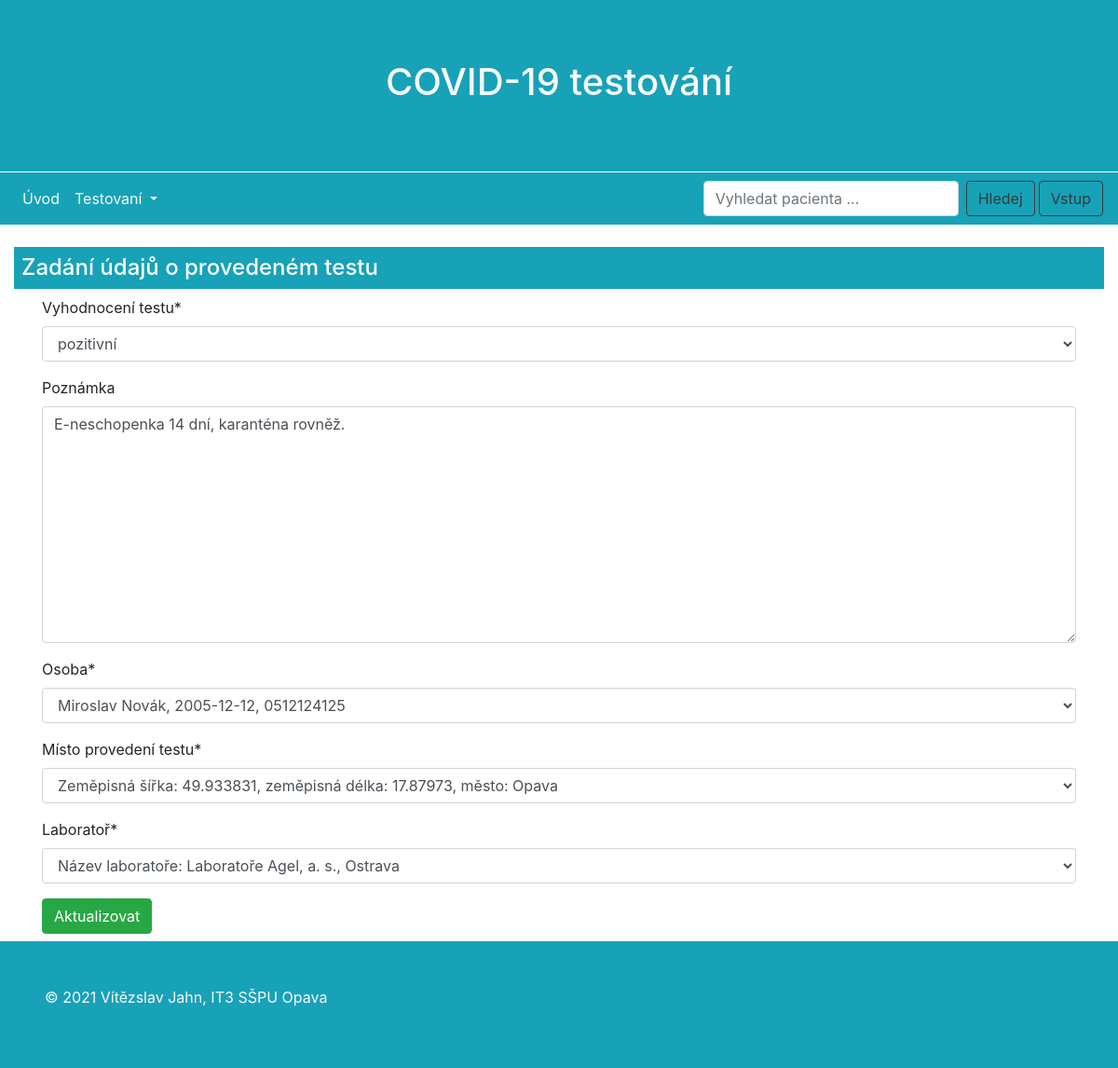
Page /covid/test/18/update/ on the committed database.
### covidtest/models.py (models this page shows, shortened)
class Test(models.Model):
    navsteva = models.DateTimeField(auto_now_add=True, verbose_name="Čas návštěvy") # Zajistí aktuální časové razítko
    HODNOTY = (
        ("pozitivní", "pozitivní"),
        ("negativní", "negativní")
    )
    vyhodnoceni = models.CharField(max_length=9, choices=HODNOTY, verbose_name="Vyhodnocení testu")
    poznamka = models.TextField(blank=True, null=True, verbose_name="Poznámka")
    osoba = models.ForeignKey(Osoba, on_delete=models.CASCADE, verbose_name="Osoba")
    misto = models.ForeignKey(Misto, on_delete=models.CASCADE, verbose_name="Místo provedení testu")
    laborator = models.ForeignKey(Laborator, on_delete=models.CASCADE, verbose_name="Laboratoř")
    class Meta:
        ordering = ["-vyhodnoceni"]
    def get_absolute_url(self):
        return reverse('index')
    '''
    # Po vložení záznamu testu (poslední fáze údajů o osobě) bude stránka přesměrována na seznam všech otestovaných
    def get_absolute_url(self):
        return reverse('seznam_testu')
    '''

### covidtest/views.py (the view)
# urls.py: path('test/<int:pk>/update/', views.TestUpdateView.as_view(), name="update-test"),
class TestUpdateView(UpdateView, LoginRequiredMixin, PermissionRequiredMixin):
    model = Test
    fields = '__all__'
    template_name = 'stranky/update/test_form_update.html'
    success_url = reverse_lazy('seznam_testu')
    login_url = '/accounts/login/'
    permission_required = 'covidtest.change_test'

### covidtest/models.py (called while the page is built)
    def __str__(self):
        return f'{self.jmeno} {self.prijmeni}, {str(self.datum_narozeni)}, ' \
               f'{self.rodne_cislo}'

    def __str__(self):
        return f'Zeměpisná šířka: {str(self.zemepisna_sirka)}, zeměpisná délka: {str(self.zemepisna_delka)}, město: {self.mesto}'

    def __str__(self):
        return f'Název laboratoře: {self.nazev}'

### covidtest/templates/stranky/update/test_form_update.html (shortened to what this page needs)
{% extends "base.html" %}
{% load crispy_forms_tags %}
{% block content %}
<h4 class="text-left bg-info text-white p-2 mb-2">
    Zadání údajů o provedeném testu
</h4>
<div class="container">
    <form method="post">
        {{ form|crispy }}
        <button type="submit" class="btn btn-success">Aktualizovat</button>
    </form>
</div>
{% endblock %}

### rows in the picture
Test: vyhodnoceni "pozitivní", poznamka "E-neschopenka 14 dní, karanténa rovněž.", osoba "Miroslav Novák, 2005-12-12, 0512124125", misto "Zeměpisná šířka: 49.933831, zeměpisná délka: 17.87973, město: Opava", laborator "Název laboratoře: Laboratoře Agel, a. s., Ostrava"
